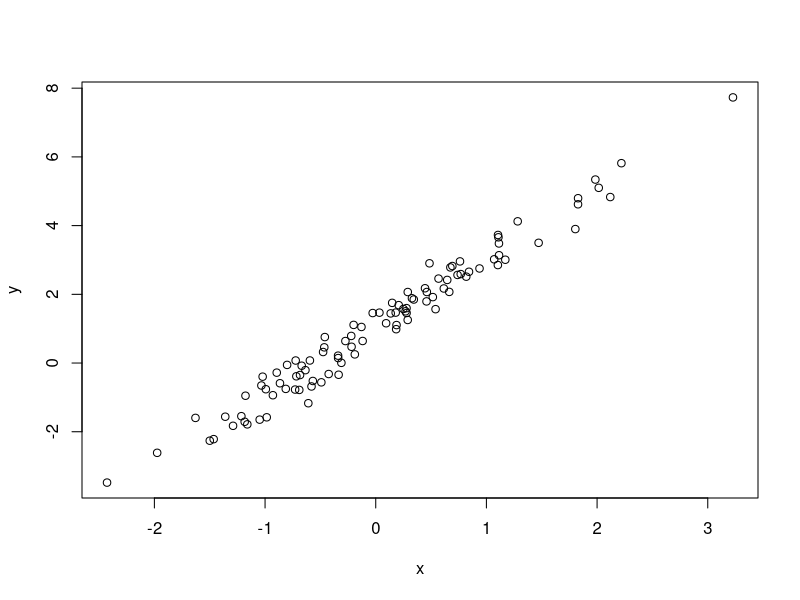
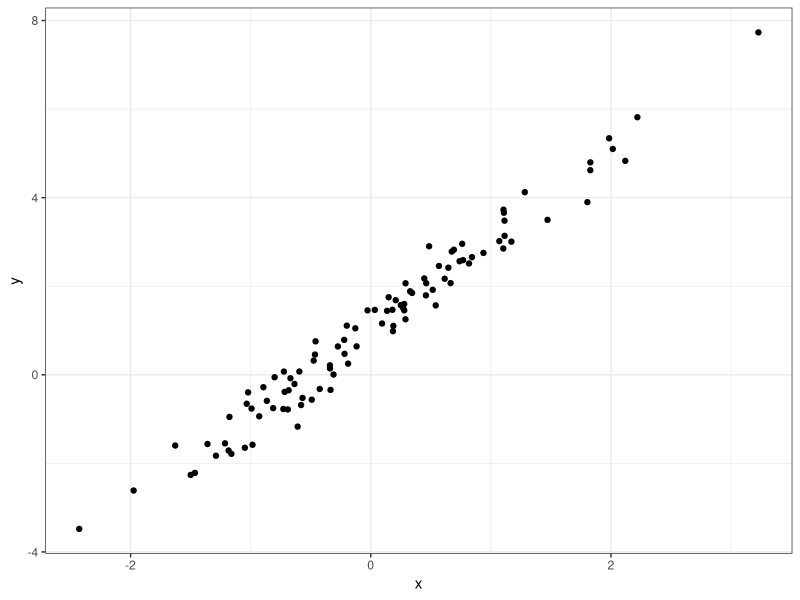
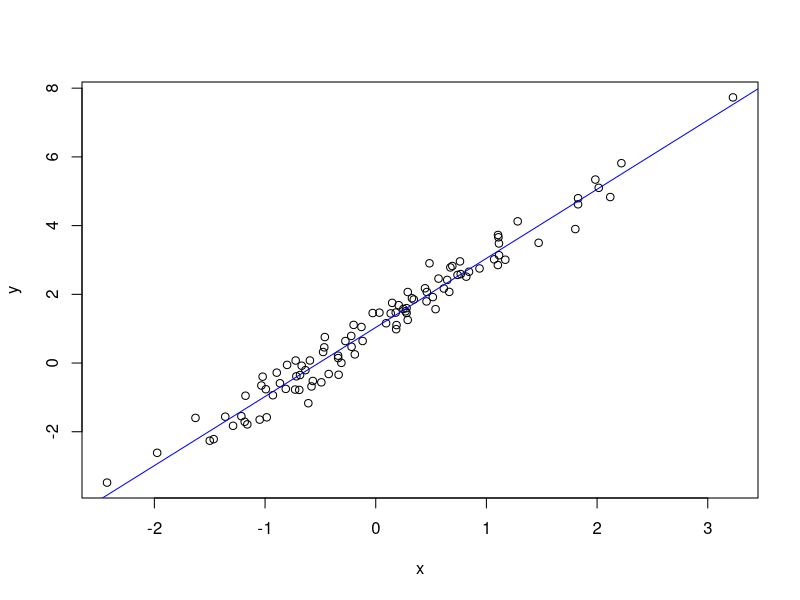
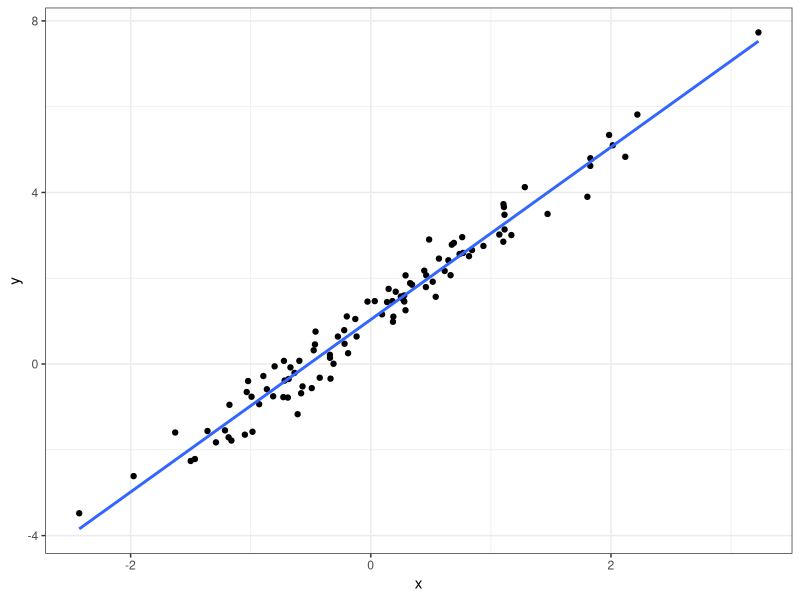
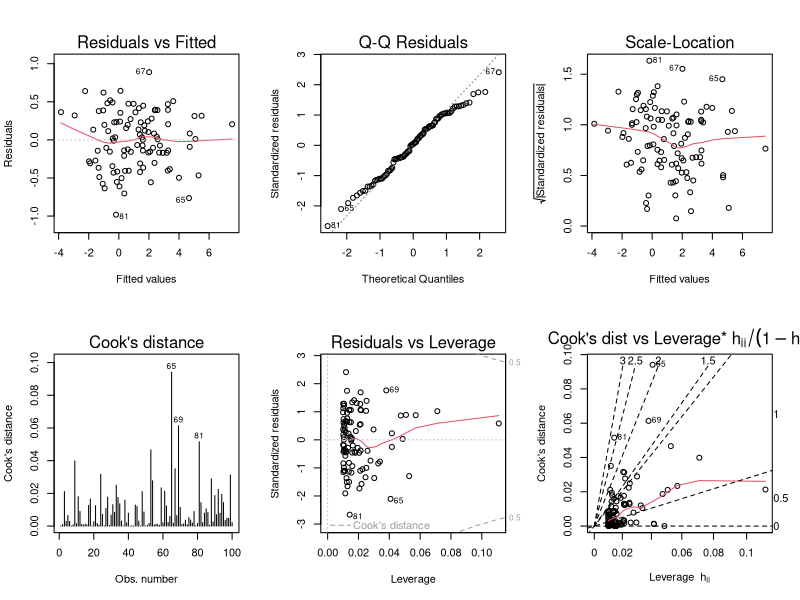
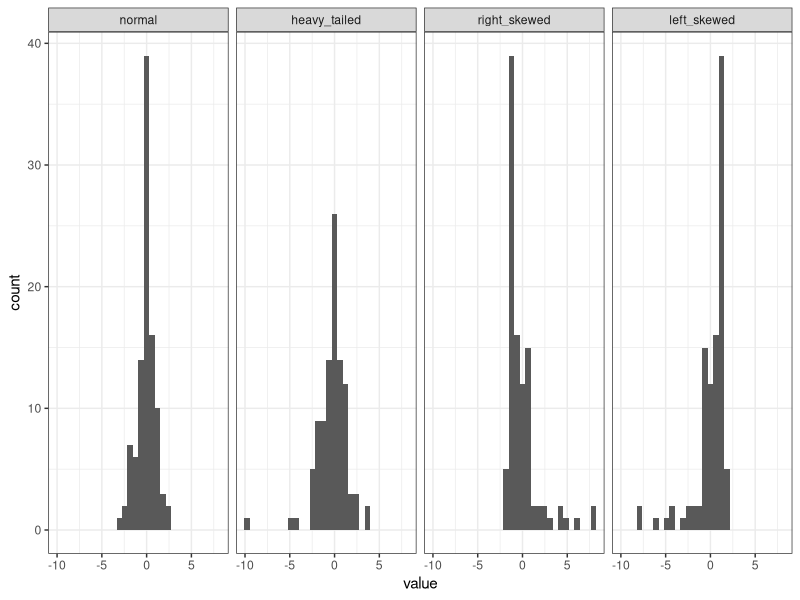
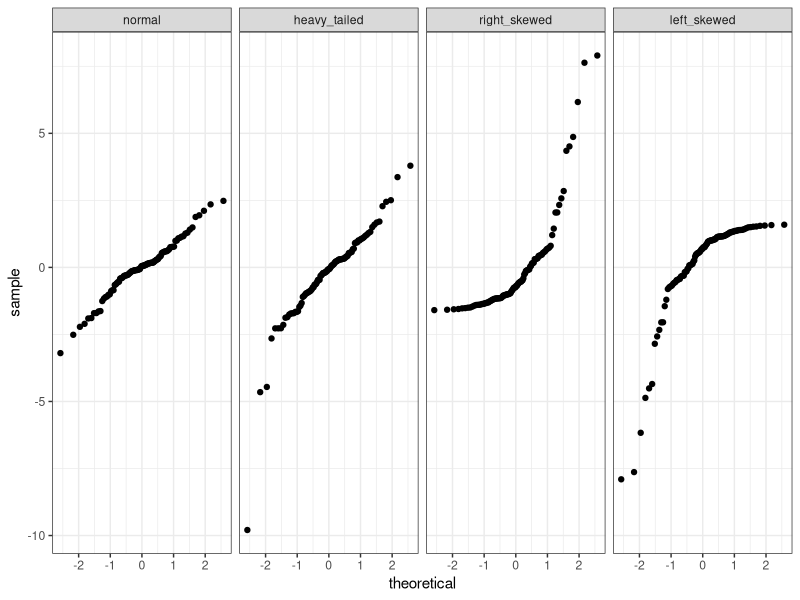
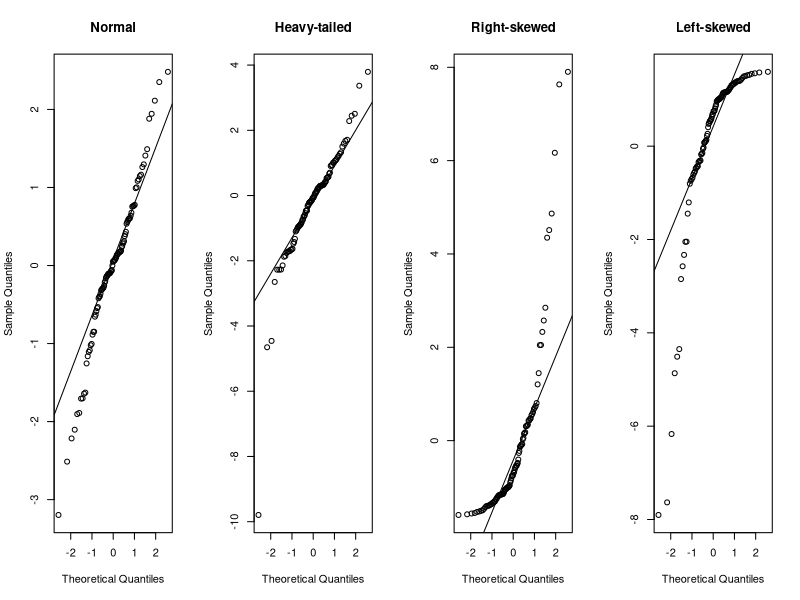

The R script that drew these images, in order:
## ----load_tidyverse------------------------------------------------------
if (!require("tidyverse")) {
  install.packages("tidyverse")
  library("tidyverse")
}

## ----set_seed------------------------------------------------------------
set.seed(20170320)

## ----simulating_data-----------------------------------------------------
n <- 100 
x <- rnorm(n)
b0 <- 1
b1 <- 2
sigma <- 0.4
error <- rnorm(n,0,sigma)
y <- b0+b1*x+error

d <- data.frame(x=x,y=y)

## ----visualize_data------------------------------------------------------
plot(y ~ x, data = d)

## ----visualize_using_ggplot----------------------------------------------
library("ggplot2")
ggplot(d, aes(x=x, y=y)) +
  geom_point() +
  theme_bw()

## ----running_regression--------------------------------------------------
m <- lm(y ~ x, data = d)

## ------------------------------------------------------------------------
m
summary(m)

## ------------------------------------------------------------------------
plot(y ~ x, data = d)
abline(m, col='blue')

## ------------------------------------------------------------------------
ggplot(d, aes(x=x, y=y)) +
  geom_point() + 
  stat_smooth(method = "lm", se = FALSE) +
  theme_bw()

## ------------------------------------------------------------------------
opar = par(mfrow=c(2,3))  # Create a 2x3 grid of plots and save the original settings
plot(m, 1:6, ask=FALSE)   # Plot all 6 diagnostics plots
par(opar)                 # Return to original graphics settings

## ----errors--------------------------------------------------------------
n <- 100
errors <- data.frame(rep = 1:n,
                     normal       = rnorm(n),
                     heavy_tailed = rt(n, df=3),
                     right_skewed = exp(rnorm(n))) %>%
  
  mutate(right_skewed = right_skewed - exp(1/2),  # make sure errors have expectation of 0
         left_skewed  = 0 - right_skewed) 

errors_long <- errors %>%
  tidyr::gather(distribution,value,-rep) %>%
  mutate(distribution = factor(distribution, 
                               levels = c("normal",
                                          "heavy_tailed",
                                          "right_skewed",
                                          "left_skewed")))

## ----histograms----------------------------------------------------------
ggplot(errors_long, aes(x=value)) + 
  geom_histogram() + 
  facet_grid(. ~ distribution) + 
  theme_bw()

## ----qqplot--------------------------------------------------------------
ggplot(errors_long, aes(sample=value)) + 
  stat_qq() + 
  facet_grid(. ~ distribution) + 
  theme_bw()

## ----baser_qqplot--------------------------------------------------------
opar = par(mfrow=c(1,4))
qqnorm(errors$normal, main="Normal")
qqline(errors$normal)
qqnorm(errors$heavy_tailed, main="Heavy-tailed")
qqline(errors$heavy_tailed)
qqnorm(errors$right_skewed, main="Right-skewed")
qqline(errors$right_skewed)
qqnorm(errors$left_skewed, main="Left-skewed")
qqline(errors$left_skewed)
par(opar)

## ------------------------------------------------------------------------
y <- errors %>%
  mutate(x = rnorm(n))

models <- list()
models[[1]] <- lm(normal       ~ x, data=y)
models[[2]] <- lm(heavy_tailed ~ x, data=y)
models[[3]] <- lm(right_skewed ~ x, data=y)
models[[4]] <- lm(left_skewed  ~ x, data=y)
names(models) <- c("normal","heavy_tailed","right_skewed","left_skewed")

## ------------------------------------------------------------------------
opar <- par(mfrow=c(2,3))
plot(models$normal, 1:6, ask=FALSE)
par(opar)

## ------------------------------------------------------------------------
opar <- par(mfrow=c(2,3))
plot(models$heavy_tailed, 1:6, ask=FALSE)
par(opar)

## ------------------------------------------------------------------------
opar <- par(mfrow=c(2,3))
plot(models$right_skewed, 1:6, ask=FALSE)
par(opar)

## ------------------------------------------------------------------------
opar <- par(mfrow=c(2,3))
plot(models$left_skewed, 1:6, ask=FALSE)
par(opar)

## ------------------------------------------------------------------------
opar = par(mfrow=c(1,4))
for (i in 1:4) plot(models[[i]], 2, main=names(models)[i])
par(opar)

## ------------------------------------------------------------------------
n  <- 100
b0 <- 0
b1 <- 1
d  <- data.frame(x = runif(n)) %>%
  mutate(error = rnorm(n,0,x),
         y = b0+b1*x+error)
  
m <- lm(y~x, data=d)
opar <- par(mfrow=c(2,3))
plot(m, 1:6, ask=FALSE)
par(opar)

## ------------------------------------------------------------------------
plot(m, 1)

## ------------------------------------------------------------------------
plot(m,3)

## ------------------------------------------------------------------------
n <- 100
b0 <-1 
b1 <- 2
d <- data.frame(x = rnorm(n)) %>%
  mutate(
    error =rnorm(n),
    y = b0+b1*x + error)

m <- lm(y ~ x, data = d)

## ------------------------------------------------------------------------
names(m)

## ------------------------------------------------------------------------
plot(m$residuals)

## ------------------------------------------------------------------------
dd <- data.frame(index = 1:length(m$residuals),
                 residuals = m$residuals)
ggplot(dd, aes(index, residuals)) +
  geom_point() + 
  stat_smooth(se = FALSE) +
  theme_bw()

## ------------------------------------------------------------------------
d <- d %>% 
  mutate(error = sin(2*pi*(1:n)/n)+rnorm(n),
         y = b0+b1*x+error)

m <- lm(y ~ x, data = d)

dd <- data.frame(index = 1:length(m$residuals),
                 residuals = m$residuals)
ggplot(dd, aes(index, residuals)) +
  geom_point() + 
  stat_smooth(se = FALSE) +
  theme_bw()

## ------------------------------------------------------------------------
opar <- par(mfrow=c(2,3))
plot(m, 1:6, ask=FALSE)
par(opar)

## ------------------------------------------------------------------------
n <- 100
b0 <- 1
b1 <- 2
d <- data.frame(x = rnorm(n)) %>%
  mutate(y = b0+b1*x + rnorm(n))
                
m <- lm(y ~ x, data = d)

d$residuals <- m$residuals

ggplot(d, aes(x, residuals)) + 
  geom_point() + 
  stat_smooth(se = FALSE) + 
  theme_bw()

## ------------------------------------------------------------------------
n <- 100
b0 <- 1
b1 <- 2
d <- data.frame(x = rnorm(n)) %>%
  mutate(y = b0+b1*x+x^2 + rnorm(n))
                
m <- lm(y ~ x, data = d)

d$residuals <- m$residuals

ggplot(d, aes(x, residuals)) + 
  geom_point() + 
  stat_smooth(se = FALSE) + 
  theme_bw()

## ------------------------------------------------------------------------
opar <- par(mfrow=c(2,3))
plot(m, 1:6, ask=FALSE)
par(opar)

## ----ggResidPanel, eval=FALSE--------------------------------------------
## library("ggResidpanel") # use devtools::install_github("goodekat/ggResidpanel")
## 
## resid_panel(m, plots="R")
## resid_panel(m, plots="SAS")
